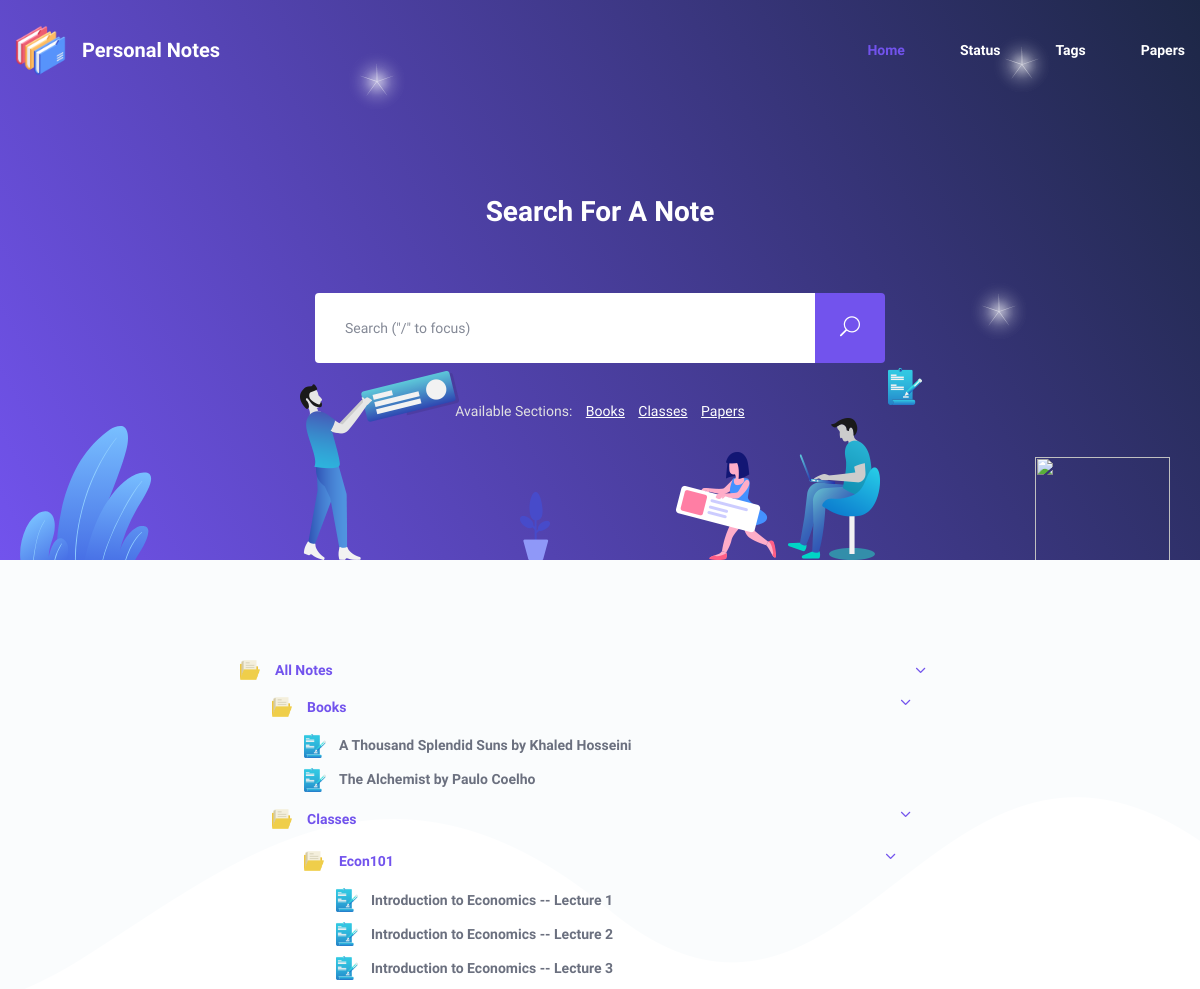
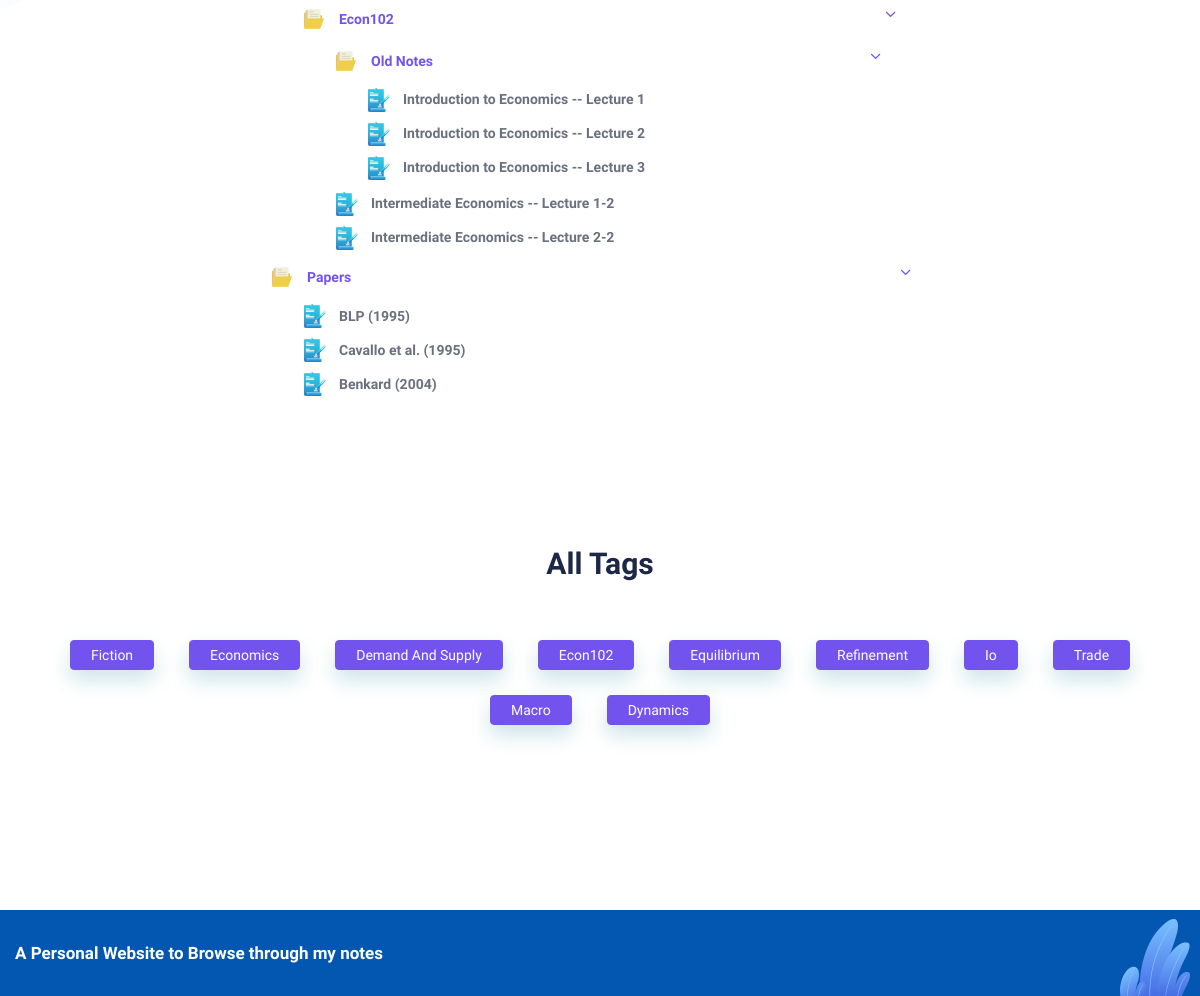
The app's page / (signed in) with its own data (2 pictures, top to bottom).
### notes/models.py (models this page shows, shortened)
class Type(models.Model):
    name = models.CharField(max_length=100)
    subfolders = models.JSONField() # The name of the Folder model instance will be included in the list will be in a list
    subfiles = models.JSONField() # The name of the subfiles will be in a list

class normalNotes(models.Model):
    name = models.CharField(max_length=250)
    note_type = models.ForeignKey(Type, on_delete=models.CASCADE)
    path = models.CharField(max_length=500)
    title = models.CharField(max_length=500)
    slug = models.SlugField(default="", max_length=600)
    status = models.CharField(max_length=200)
    tags = models.ManyToManyField(Tags, related_query_name="notes", related_name="note")
    parent_folder = models.ForeignKey(Folder, on_delete=models.CASCADE)
    date_modified = models.CharField(default=timezone.now, max_length=150)
    main_content = models.TextField()
    class Meta:
        verbose_name = "note"
    def get_url_path(self):
        parent_path = self.parent_folder.path.strip("/")
        slug = self.slug
        url = f"{parent_path}/{slug}"
        return url

class Tags(models.Model):
    name = models.CharField(max_length=150)
    slug = models.CharField(max_length=200)
    class Meta:
        verbose_name = "tag"

### research_notes/views.py (the view)
# urls.py: path('', views.homepage, name='home'),
@login_required
def homepage(request):
    all_tags = Tags.objects.all()
    root_parent = get_object_or_404(Folder, name="All Notes")
    full_path = root_parent.path
    tree_dict = root_parent.folder_dict
    nav_html = root_parent.get_folder_tree()
    all_types = Type.objects.all()
    return render(request, 'home.html', {"nav_html": nav_html, "all_tags": all_tags, "all_types": all_types})

### notes/custom_context_processors.py (called while the page is built)
def tree_nav(request):
    root_parent = Folder.objects.get(name="All Notes")
    nav_html = root_parent.get_folder_tree()
    return {"full_nav": nav_html}

### notes/models.py (called while the page is built)
    def presentable_name(self):
        return self.name.replace('_', ' ').title()

    def get_all_subdirs(self):
        return self.subfolders + self.subfiles

    def get_url_path(self):
        if self.parent == None:
            url = "/"
        else:
            parent_path = self.parent.path.strip("/")
            slug = self.slug
            url = f"{parent_path}/{slug}"
            if self.parent == Folder.objects.get(name="All Notes") and self.parent.folder_type == None:
                url = slug
        return url

### templates/home.html (shortened to what this page needs)
{% extends 'base.html' %}
{% load static %}
{% block content %}
        <section class="doc_banner_area_one">
            <img class="dark" src="{% static 'img/home_one/wave_one.svg' %}" alt="">
            <img class="dark_two" src="{% static 'img/home_one/wave_two.svg' %}" alt="">
            <img class="p_absolute star_one" src="{% static 'img/home_one/star.png' %}" alt="">
            <img class="p_absolute star_two" src="{% static 'img/home_one/star.png' %}" alt="">
            <img class="p_absolute star_three" src="{% static 'img/home_one/star.png' %}" alt="">
            <img class="p_absolute one wow fadeInLeft" data-wow-delay="0.1s" src="{% static 'img/home_one/b_man.png' %}" alt="">
            <img class="p_absolute two wow fadeInRight" data-wow-delay="0.2s" src="{% static 'img/home_one/b_man_two.png' %}" alt="">
            <img class="p_absolute three wow fadeInUp" data-wow-delay="0.3s" src="{% static 'img/home_one/flower.png' %}" alt="">
            <img class="p_absolute four wow fadeInRight" data-wow-delay="0.4s" src="{% static 'img/home_one/girl_img.png' %}" alt="">
            <img class="p_absolute five wow fadeIn" data-wow-delay="0.5s" src="{% static 'img/home_one/file.png' %}" alt="">
            <img class="p_absolute bl_left" src="{% static 'img/v.svg' %}" alt="">
            <img class="p_absolute bl_right" src="{% static 'img/home_one/b_leaf.svg' %}" alt="">
            <div class="container">
                <div class="doc_banner_text">
                    <h3 class="wow fadeInUp text-white" data-wow-delay="0.3s">Search For A Note</h3>
                    <form action="{% url 'search' %}" class="banner_search_form">
                        <input name="search_input" type="search" class="form-control" placeholder='Search ("/" to focus)'>
                        <button type="submit"><i class="icon_search"></i></button>
                    </form>
                    <h6>
                        <span>Available Sections:</span>
                        {% for type in all_types %}
                            <a style="text-transform: capitalize" href="{% url 'show-content' type.name %}">{{ type.name }}</a>
                        {% endfor %}
                    </h6>
                </div>
            </div>
        </section>
        <section class="doc_features_area_one">
            <div class="container">
                <ul class="list-unstyled nav-sidebar" style="overflow: auto">
                    <li class='nav-item subfolder active mx-auto'>
                        <a href='#' class='nav-link'>
                            <img class="flat-icon" src="{% static 'img/side-nav/folder.png' %}" alt='folder'>
                            All Notes
                        </a>
                        <span class='icon'><i class='arrow_carrot-down'></i></span>
                        <ul class='list-unstyled dropdown_nav'>
                            {% autoescape off %}
                                {{ nav_html }}
                            {% endautoescape %}
                        </ul>
                    </li>
                </ul>
            </div>
        </section>
        <section class="doc_tag_area">
            <div class="container">
                <div class="section_title text-center">
                    <h2 class="h_title wow fadeInUp">All Tags</h2>
                </div>
                <ul class="nav nav-tabs doc_tag" id="myTab" role="tablist">
                    {% for tag in all_tags %}
                        <li class="nav-item wow fadeInLeft">
                            <a class="nav-link active" href="{% url 'tag' tag.name %}" role="tab" aria-controls="or" aria-selected="true">{{ tag.name }}</a>
                        </li>
                    {% endfor %}
                </ul>
            </div>
        </section>
{% endblock content %}

### static/css/responsive.css (style rules this page uses)
@media (max-width:1500px) { .nav-sidebar .nav-item { padding-right: 15px; } }

### records on screen
Type: name "Books"
Type: name "Classes"
Type: name "Papers"
normalNotes: title (picture), title "Books A Thousand Splendid Suns by Khaled Hosseini The Alchemist by Paulo Coelho Classes Econ101 Introduction to Economics -- Lecture 1 Introduction to Economics -- Lecture 2 Introduction to Economics -- Lecture 3 Econ102 Old Notes Introduction to Economics -- Lecture 1 Introduction to Economics -- Lecture 2 Introduction to Economics -- Lecture 3 Intermediate Economics -- Lecture 1-2 Intermediate Economics -- Lecture 2-2 Papers BLP (1995) Cavallo et al. (1995) Benkard (2004)"
Tags: name "Fiction"
Tags: name "Economics"
Tags: name "Demand And Supply"
Tags: name "Econ102"
Tags: name "Equilibrium"
Tags: name "Refinement"
Tags: name "Io"
Tags: name "Trade"
Tags: name "Macro"
Tags: name "Dynamics"
